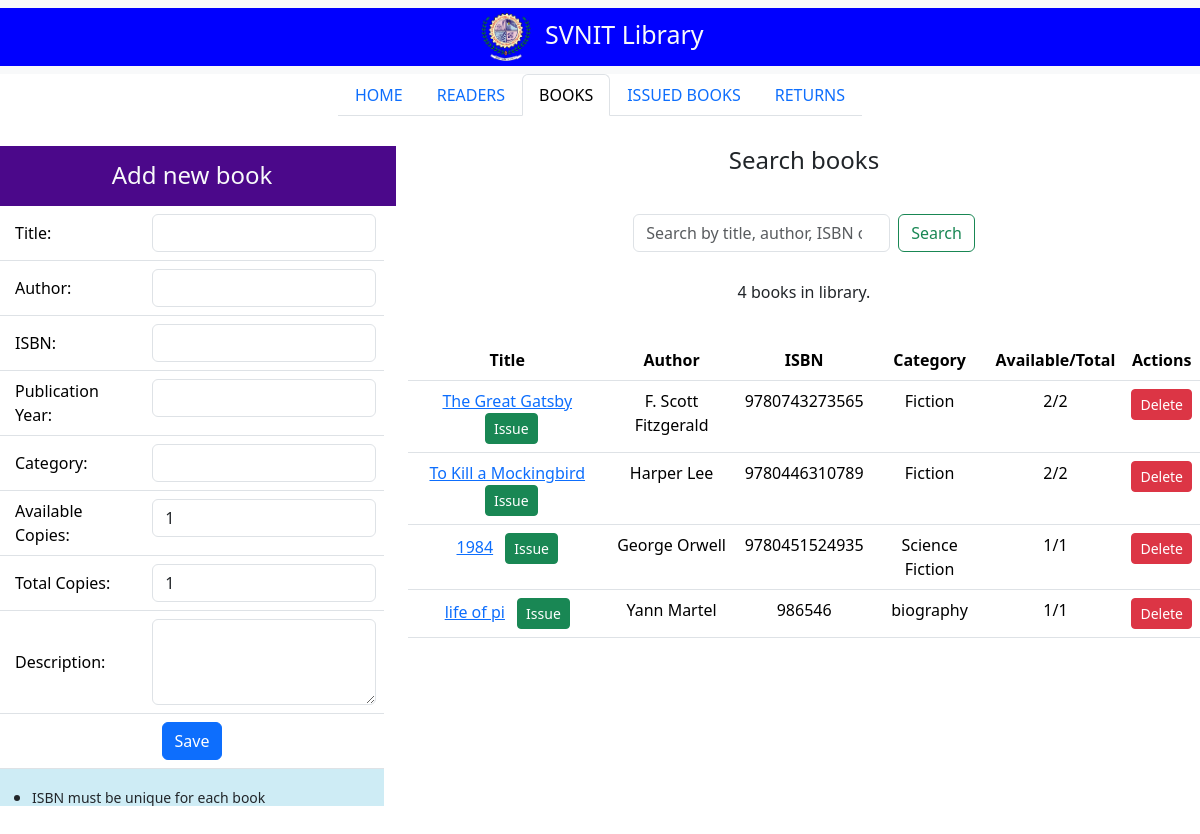
/books, run on the app's committed database.
### lim_app/models.py (models this page shows, shortened)
class Book(models.Model):
    title = models.CharField(max_length=200, default="")
    author = models.CharField(max_length=200, default="")
    isbn = models.CharField(max_length=20, unique=True, default="temp")  # We'll set a temporary default
    publication_year = models.IntegerField(default=2000)  # Set a reasonable default year
    category = models.CharField(max_length=100, blank=True, null=True)  # Make category optional
    available_copies = models.IntegerField(default=0)
    total_copies = models.IntegerField(default=0)
    description = models.TextField(blank=True, null=True)
    price = models.DecimalField(max_digits=10, decimal_places=2, default=0.00)  # Book price for fine calculations
    added_date = models.DateTimeField(default=timezone.now)  # Changed from auto_now_add to default

### lim_app/views.py (the view, shortened to what this page needs)
# urls.py: path('books', book_tab),
def book_tab(request):
    try:
        search_query = request.GET.get('search_query', '')
        if search_query:
            books = Book.objects.filter(
                models.Q(title__icontains=search_query) |
                models.Q(author__icontains=search_query) |
                models.Q(isbn__icontains=search_query) |
                models.Q(category__icontains=search_query)
            )
            if not books.exists():
                readers = reader.objects.all()
                return render(request, "books.html", context={
                    "current_tab": "books",
                    "books": [],
                    "readers": readers,
                    "search_query": search_query,
                    "no_results": True,
                    "error_message": f"No books found matching '{search_query}'"
                })
        else:
            books = Book.objects.all()
        readers = reader.objects.all()
        return render(request, "books.html", context={
            "current_tab": "books",
            "books": books,
            "readers": readers,
            "search_query": search_query
        })
    except Exception as e:
        return render(request, "books.html", context={
            "current_tab": "books",
            "books": [],
            "readers": [],
            "error_message": f"Error loading books: {str(e)}"
        })

### lim_app/templates/books.html (shortened to what this page needs)
<!DOCTYPE html>
{% extends "index.html" %}
{% load static %}
{% block main_content %}
<div class="container-flex text-center justify-content-center align-items-center" style="padding-top:10px; padding-bottom:20px; margin-top:10px;vertical-align:middle;">
    <div class="row justify-content-center align-middle" style="margin-top: 10px;height:60px;">
        <div class="col-md-4 text-light" style="background:#4B088A;">
            <h4 style="margin-top:15px">Add new book</h4>
        </div>
        <div class="col-md-8">
            <h4>Search books</h4>
        </div>
    </div>
    <div class="row">
        <div class="col-md-4">
            <div class="coatiner" style="overflow-y:auto; height:600px;background:#CEECF5">
                <form action="/books/add" method="POST">
                    <table class="table">
                        <tr>
                            <td style="text-align:left;vertical-align:middle; padding-left: 15px">Title:
                            </td>
                            <td><input type="text" class="form-control" name="title" required></td>
                        </tr>
                        <tr>
                            <td style="text-align:left;vertical-align:middle; padding-left: 15px">Author:
                            </td>
                            <td><input type="text" class="form-control" name="author" required></td>
                        </tr>
                        <tr>
                            <td style="text-align:left;vertical-align:middle; padding-left: 15px">ISBN:
                            </td>
                            <td><input type="text" class="form-control" name="isbn" required></td>
                        </tr>
                        <tr>
                            <td style="text-align:left;vertical-align:middle; padding-left: 15px">Publication Year:
                            </td>
                            <td><input type="number" class="form-control" name="publication_year" required></td>
                        </tr>
                        <tr>
                            <td style="text-align:left;vertical-align:middle; padding-left: 15px">Category:
                            </td>
                            <td><input type="text" class="form-control" name="category"></td>
                        </tr>
                        <tr>
                            <td style="text-align:left;vertical-align:middle; padding-left: 15px">Available Copies:
                            </td>
                            <td><input type="number" class="form-control" name="available_copies" value="1" min="0" required></td>
                        </tr>
                        <tr>
                            <td style="text-align:left;vertical-align:middle; padding-left: 15px">Total Copies:
                            </td>
                            <td><input type="number" class="form-control" name="total_copies" value="1" min="1" required></td>
                        </tr>
                        <tr>
                            <td style="text-align:left;vertical-align:middle; padding-left: 15px">Description:
                            </td>
                            <td><textarea class="form-control" name="description" rows="3"></textarea></td>
                        </tr>
                        <tr><td colspan="2"><button class="btn btn-primary" type="submit">Save</button></td>
                        </tr>
                    </table>
                </form>
                    <ul style="text-align:left; verticacl-align:middle;paddin-left:15px">
                        <li><small>ISBN must be unique for each book</small></li>
                    </ul>
            </div>
        </div>
        <div class="col-md-8">
            <div class="row">
                <nav class="navbar bg-body-light">
                    <div class="container-fluid justify-content-center align-items-center">
                        <form class="d-flex" role="search" method="GET" action="/books">
                            <input class="form-control me-2" type="search" name="search_query" placeholder="Search by title, author, ISBN or category" aria-label="Search" value="{{ search_query }}">
                            <button class="btn btn-outline-success" type="submit">Search</button>
                        </form>
                    </div>
                </nav>
            </div>
            <div class="row" style="margin-top:20px">
                <p>{{books|length}} books in library.</p>
            </div>
            <div class="row" style="margin-top:20px;">
                <div class="container" style="overflow-y:auto;height: 400px">
                    <table class="table table-hover">
                        <thead>
                            <tr>
                                <th>Title</th>
                                <th>Author</th>
                                <th>ISBN</th>
                                <th>Category</th>
                                <th>Available/Total</th>
                                <th>Actions</th>
                            </tr>
                        </thead>
                        <tbody>
                            {%for book in books%}
                            <tr>
                                <td>
                                    <a href="/books/edit/{{book.id}}">{{book.title}}</a>
                                    {% if book.available_copies > 0 %}
                                        <button onclick="showIssueModal({{book.id}})" class="btn btn-success btn-sm ms-2">Issue</button>
                                    {% endif %}
                                </td>
                                <td>{{book.author}}</td>
                                <td>{{book.isbn}}</td>
                                <td>{{book.category}}</td>
                                <td>{{book.available_copies}}/{{book.total_copies}}</td>
                                <td>
                                    <a href="#" onclick="confirmDelete({{book.id}})" class="btn btn-danger btn-sm">Delete</a>
                                </td>
                            </tr>
                            {% endfor %}
                        </tbody>
                    </table>
                </div>
            </div>
        </div>
    </div>
</div>
{% endblock %}

### data on the page
Book: title "The Great Gatsby", author "F. Scott Fitzgerald", isbn "9780743273565", category "Fiction", available_copies "2", total_copies "2"
Book: title "To Kill a Mockingbird", author "Harper Lee", isbn "9780446310789", category "Fiction", available_copies "2", total_copies "2"
Book: title "1984", author "George Orwell", isbn "9780451524935", category "Science Fiction", available_copies "1", total_copies "1"
Book: title "life of pi", author "Yann Martel", isbn "986546", category "biography", available_copies "1", total_copies "1"

### other printed values
{{ books|length }} "4"
